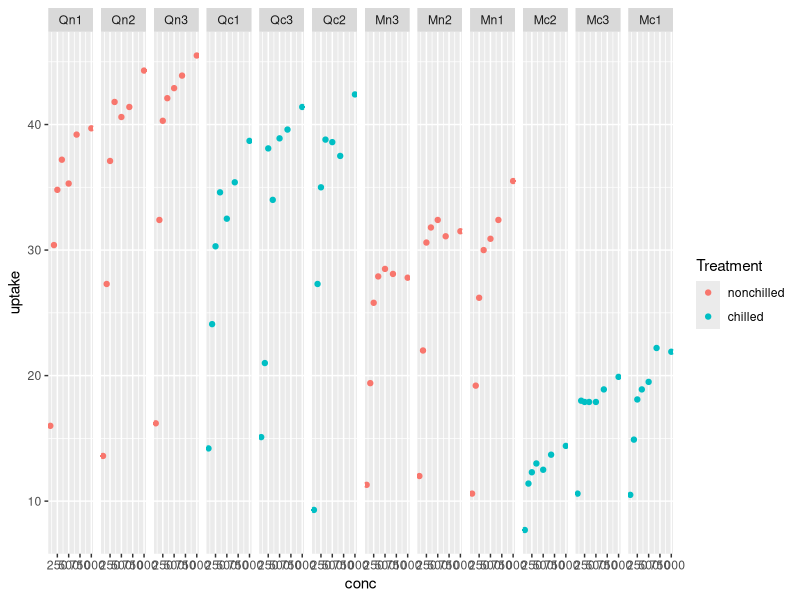
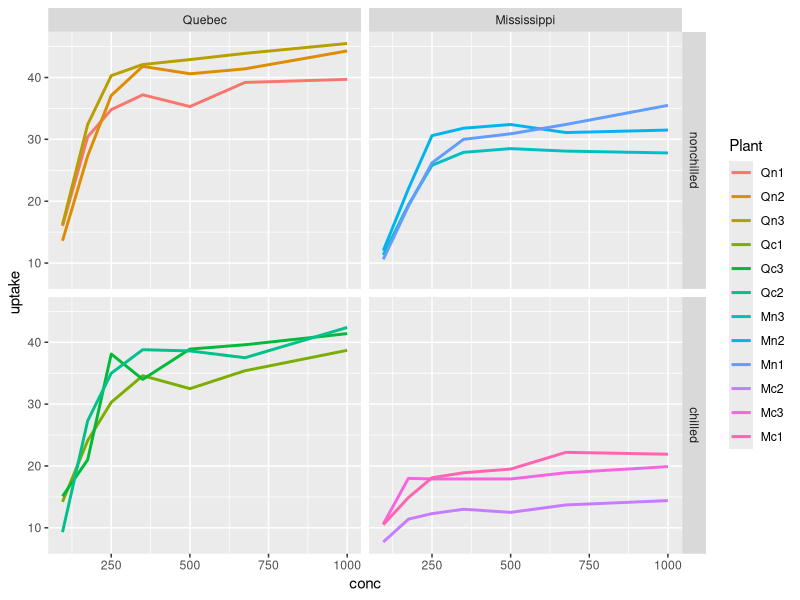

Recreate these plots in R, in order.
library(tidyverse)

data("CO2")
str(CO2)

ggplot(CO2, aes(conc, uptake, colour = Treatment)) +
  geom_point() +
  facet_grid(~ factor(Plant))

#vraag C
ggplot(CO2, aes(conc, uptake, colour = Plant)) +
  geom_line(linewidth = 1) +
  facet_grid(Treatment ~ Type) +
  scale_color_discrete()